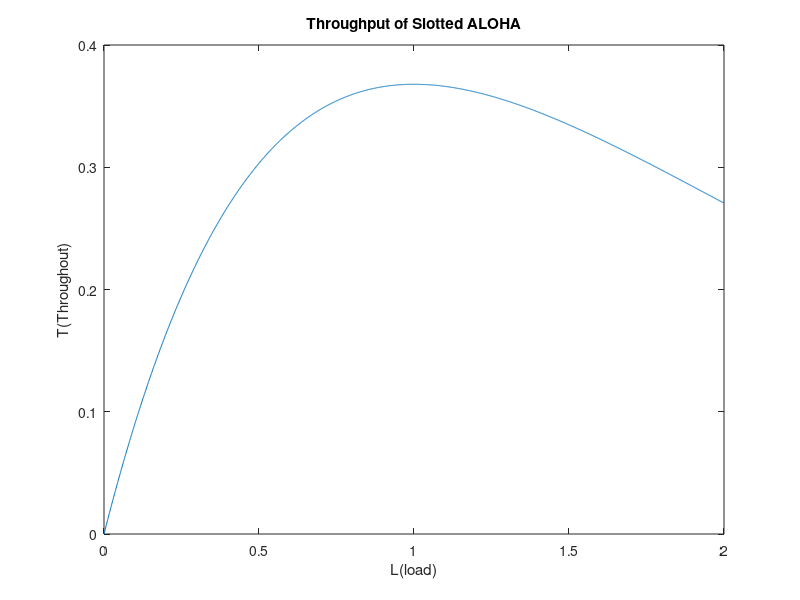
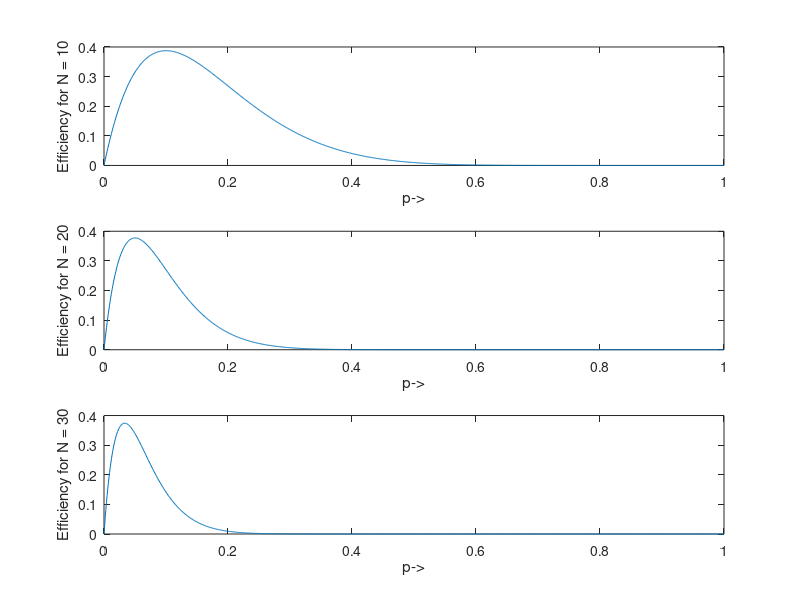

Write MATLAB code to recreate these figures, in order.
clc 
close all
% T = throughput
% p_X_0 = probability that no packets are generated during the time [0,τ ]
% L = total offered load
L = 0:0.001:2;
p_X_0 = exp(-L);
T = L.*p_X_0;

figure(1)
plot(L,T);
ylabel("T(Throughout)");
xlabel("L(load)"); 
title('Throughput of Slotted ALOHA');

% E = Efficiency, N = Number of Nodes, p = Probability of retransmission
N = 10;
p = 0:0.001:1;
E = zeros(size(p));
E = N.*p.*power((1-p),N-1);

figure(2)
subplot(3,1,1);
plot(p,E);
ylabel("Efficiency for N = 10");
xlabel("p->"); 

N = 20;
E = N.*p.*power((1-p),N-1);

subplot(3,1,2);
plot(p,E);
ylabel("Efficiency for N = 20");
xlabel("p->"); 

N = 30;
E = N.*p.*power((1-p),N-1);

subplot(3,1,3);
plot(p,E);
ylabel("Efficiency for N = 30");
xlabel("p->"); 